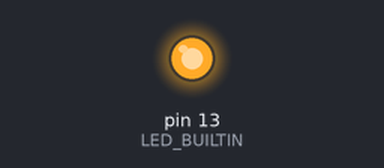
Bench run of a sketch on a simulated Arduino Uno, built with avr-gcc and run on an emulated ATmega328P. Shown: output pins drawn as LEDs (lit = HIGH).

Above: at 1.3 s.
At 8.8 s:
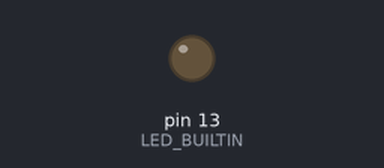
Timing chart, 0 to 13.7 s (numbered marks = the images above):
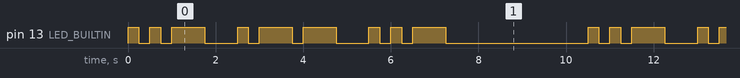

Measured:
- by itself, pin 13 (LED_BUILTIN): repeats every 10.5 s: LOW 0.25 s, HIGH 0.25 s, LOW 0.25 s, HIGH 0.75 s, LOW 0.75 s, HIGH 0.25 s, 2 × (LOW 0.25 s, HIGH 0.75 s), LOW 0.75 s, 2 × (HIGH 0.25 s, LOW 0.25 s), HIGH 0.75 s, LOW 3.3 s, HIGH 0.25 s
- by itself, everything shown: repeats every 10.5 s, in 18 steps

The sketch:

MorseUwU.ino
```cpp
void setup() {
  pinMode(LED_BUILTIN, OUTPUT);
}

void loop() {

   point();
   point();
   tiret();
   delay(500);
    point();
    tiret();
    tiret();
    delay(500);
    point();
    point();
    tiret();
    delay(3000);
  }

  void point(){
    digitalWrite(LED_BUILTIN, HIGH);
    delay(250);
    digitalWrite(LED_BUILTIN, LOW);
    delay(250);
  }

  void tiret(){
    digitalWrite(LED_BUILTIN, HIGH);
    delay(750);
    digitalWrite(LED_BUILTIN, LOW);
    delay(250);
  }
```
